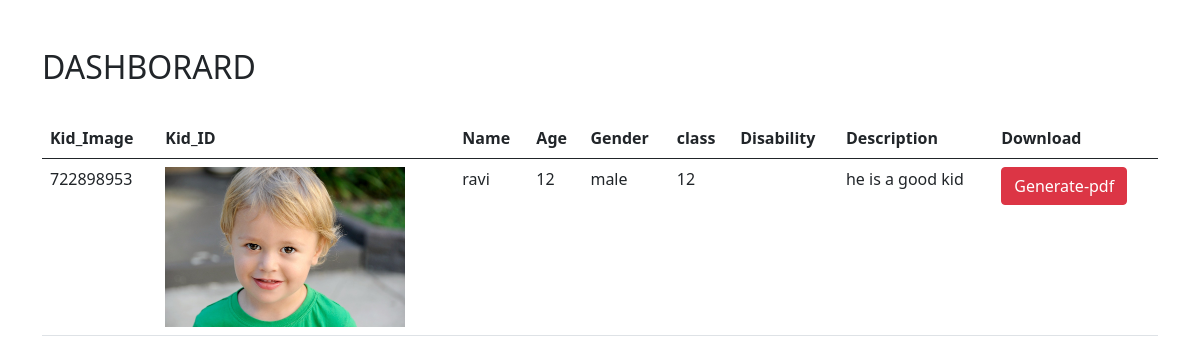
/kid_dash.php?id=5855, run on the app's committed database.
### tables this page shows
CREATE TABLE `kid_details` (
  `kid_id` int(200) NOT NULL,
  `id` bigint(200) NOT NULL,
  `image` varchar(400) NOT NULL,
  `name` varchar(200) NOT NULL,
  `age` int(100) NOT NULL,
  `gender` varchar(50) NOT NULL,
  `state` varchar(200) NOT NULL,
  `district` varchar(200) NOT NULL,
  `orgname` varchar(200) NOT NULL,
  `class` bigint(100) DEFAULT NULL,
  `disability` varchar(50) DEFAULT NULL,
  `typedis` varchar(100) DEFAULT NULL,
  `sibling` varchar(50) DEFAULT NULL,
  `siblname` varchar(200) DEFAULT NULL,
  `description` varchar(400) DEFAULT NULL
);

### kid_dash.php (the view, shortened to what this page needs)
<?php
include("confun/connection.php");
?>
<!DOCTYPE html>
<html lang="en">
	<head>
		<link href="https://cdn.jsdelivr.net/npm/bootstrap@5.0.2/dist/css/bootstrap.min.css" rel="stylesheet">
		</head>
		<body>
			<div class="container my-5">
				<h2>DASHBORARD</h2>
				<br>
				<table class="table">
					<thead>
						<tr>
						<th>Kid_Image</th>
							<th>Kid_ID</th>
							<th>Name</th>
							<th>Age</th>
							<th>Gender</th>
							<th>class</th>
							<th>Disability</th>
						    <th>Description</th>
						    <th>Download</th>
						</tr>
					</thead>
					<tbody>
						<?php
						If($_SERVER['REQUEST_METHOD'] == 'GET')
						{
						  if(!isset($_GET["id"])){
						  header("location: dashbord.php");
						  die;
						  }
						else{
							$id = $_GET["id"];
						$sql= "select * from kid_details where id = (select user_id from users where user_id = '$id'  )" ;
						$result = mysqli_query($con,$sql);
						if($result && mysqli_num_rows($result)>0)
						{
						while(	$user_data = mysqli_fetch_assoc($result))
						{
							echo "
							<tr>
							<td>$user_data[kid_id]</td>
							<td><img src='$user_data[image]' style='width:240px'></td>
							<td>$user_data[name]</td>
							<td>$user_data[age]</td>
							<td>$user_data[gender]</td>
							<td>$user_data[class]</td>
							<td>$user_data[typedis]</td>
							<td>$user_data[description]</td>
							<td>
								<a class='btn btn-danger' href='generatepdf.php?id=$user_data[kid_id] ' role='button'>Generate-pdf</a>
                            </td>
						</tr>
							";
						}
					}else {
						echo "<div class='alert alert-danger'>No data found!</div>";
					}}}?>
					</tbody>
				</table>
			</div>
		</body>
</html>

### data on the page
kid_details: kid_id "722898953", image (picture), name "ravi", age "12", gender "male", class "12", description "he is a good kid"
